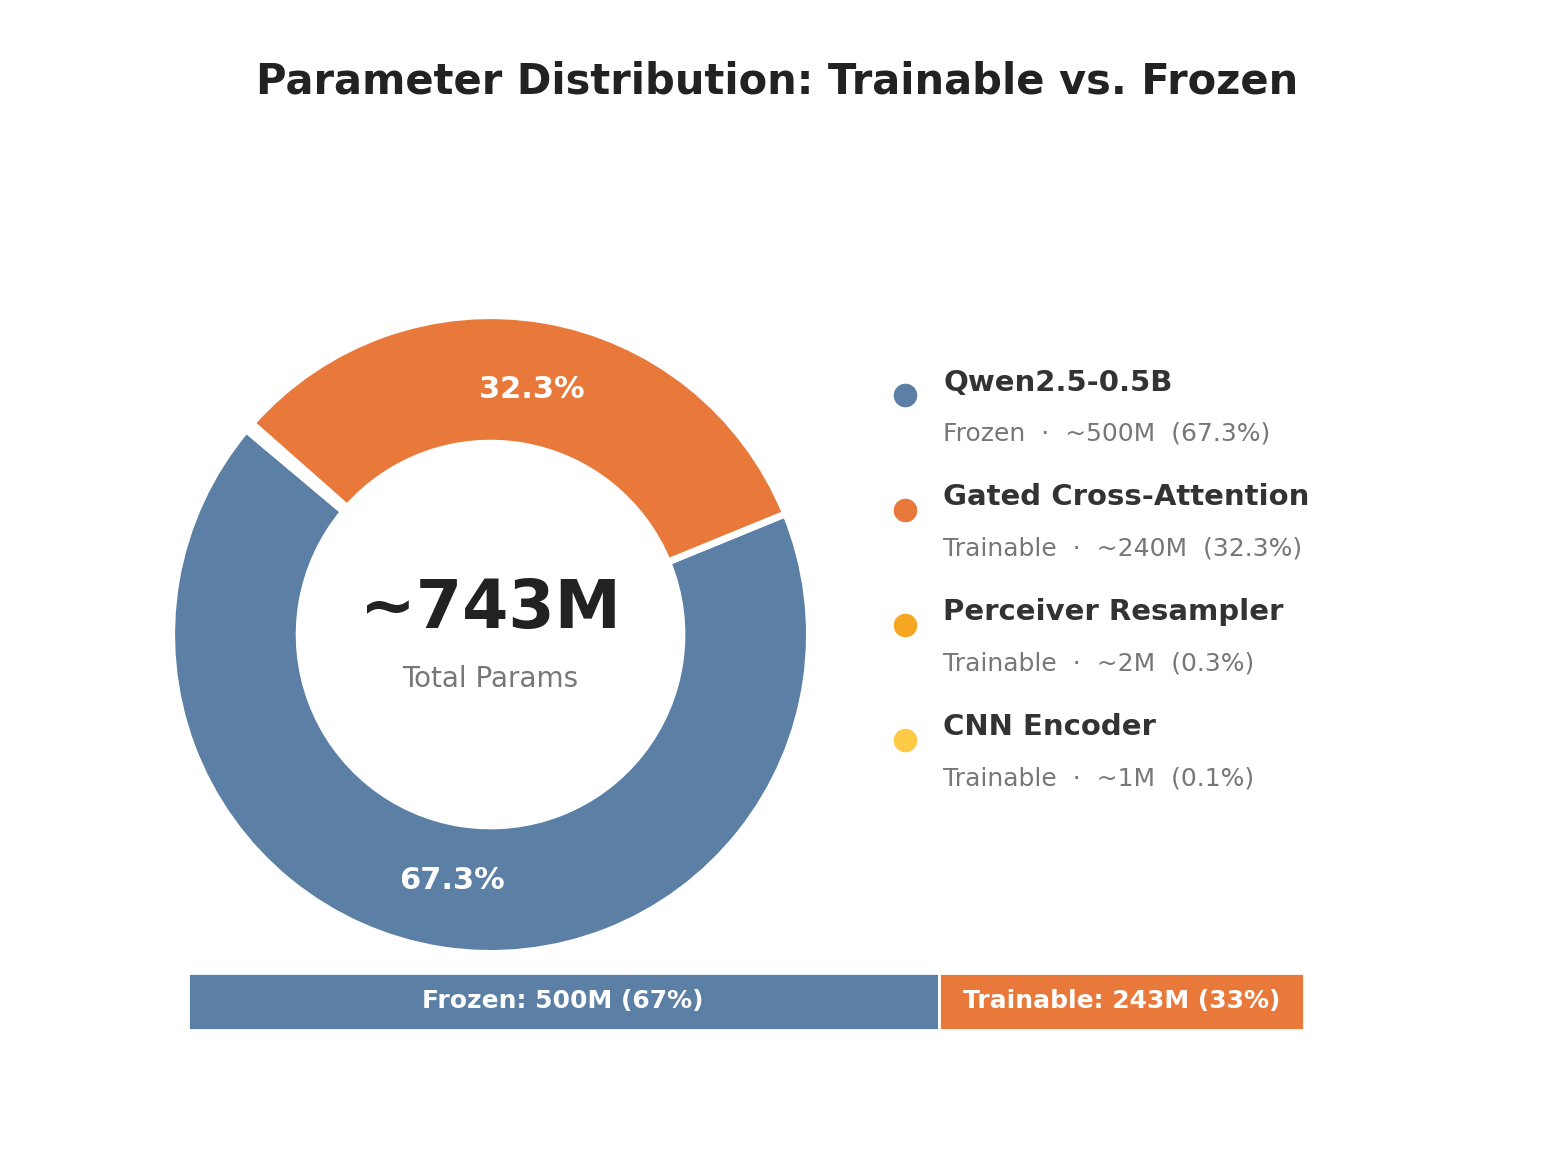

Write Python code to recreate this figure.
"""
fig_002: Parameter Distribution — Trainable vs. Frozen
Donut chart showing parameter budget breakdown for OpenTSLM-Aviation.
"""

import matplotlib.pyplot as plt
import matplotlib.patches as mpatches
import numpy as np

# --- Data from spec ---
components = [
    ("Qwen2.5-0.5B\n(Frozen)", 500, "frozen"),
    ("Gated Cross-Attention\n(Trainable)", 240, "trainable"),
    ("Perceiver Resampler\n(Trainable)", 2, "trainable"),
    ("CNN Encoder\n(Trainable)", 1, "trainable"),
]

labels_raw = [c[0] for c in components]
sizes = [c[1] for c in components]
categories = [c[2] for c in components]
total = sum(sizes)

# --- Colors ---
frozen_color = "#5B7FA5"
trainable_colors = ["#E8793A", "#F5A623", "#FFCB47"]

colors = []
t_idx = 0
for cat in categories:
    if cat == "frozen":
        colors.append(frozen_color)
    else:
        colors.append(trainable_colors[t_idx])
        t_idx += 1

# --- Figure ---
fig, ax = plt.subplots(figsize=(8.5, 5.5), facecolor="white")
ax.set_facecolor("white")

# Shift donut to the left to make room for a right-side legend/table
center_x, center_y = -0.15, 0.0

wedges, texts, autotexts = ax.pie(
    sizes,
    labels=None,
    autopct=lambda pct: f"{pct:.1f}%" if pct > 2 else "",
    startangle=140,
    colors=colors,
    pctdistance=0.78,
    wedgeprops=dict(width=0.40, edgecolor="white", linewidth=2.5),
    textprops=dict(fontsize=10.5, fontweight="bold", color="white"),
    center=(center_x, center_y),
    radius=1.0,
)

for at in autotexts:
    at.set_fontsize(11)
    at.set_fontweight("bold")
    at.set_color("white")

# --- Center text ---
ax.text(center_x, center_y + 0.08, f"~{total}M", ha="center", va="center",
        fontsize=24, fontweight="bold", color="#222222", family="sans-serif")
ax.text(center_x, center_y - 0.14, "Total Params", ha="center", va="center",
        fontsize=10, color="#777777", family="sans-serif")

# --- Right-side breakdown table ---
table_x = 1.15
table_y_start = 0.75
row_height = 0.36

component_info = [
    ("Qwen2.5-0.5B", "Frozen", "~500M", frozen_color),
    ("Gated Cross-Attention", "Trainable", "~240M", trainable_colors[0]),
    ("Perceiver Resampler", "Trainable", "~2M", trainable_colors[1]),
    ("CNN Encoder", "Trainable", "~1M", trainable_colors[2]),
]

for i, (name, tag, param_str, color) in enumerate(component_info):
    y = table_y_start - i * row_height

    # Color dot
    ax.plot(table_x, y, 'o', color=color, markersize=10, markeredgecolor="white",
            markeredgewidth=1.5, transform=ax.transData, clip_on=False)

    # Component name
    ax.text(table_x + 0.12, y + 0.04, name, fontsize=10.5, fontweight="bold",
            color="#333333", va="center", ha="left", transform=ax.transData, clip_on=False)

    # Tag + param count
    pct = sizes[i] / total * 100
    ax.text(table_x + 0.12, y - 0.12, f"{tag}  ·  {param_str}  ({pct:.1f}%)",
            fontsize=9, color="#777777", va="center", ha="left",
            transform=ax.transData, clip_on=False)

# --- Summary bar at bottom ---
total_trainable = sum(s for _, s, c in components if c == "trainable")
total_frozen = sum(s for _, s, c in components if c == "frozen")

# Draw a small stacked horizontal bar as summary
bar_y = -1.15
bar_left = -1.1
bar_width = 3.5
frozen_w = bar_width * (total_frozen / total)
trainable_w = bar_width * (total_trainable / total)

# Frozen portion
ax.barh(bar_y, frozen_w, left=bar_left, height=0.18, color=frozen_color,
        edgecolor="white", linewidth=1)
# Trainable portion
ax.barh(bar_y, trainable_w, left=bar_left + frozen_w, height=0.18,
        color=trainable_colors[0], edgecolor="white", linewidth=1)

# Labels on the bar
ax.text(bar_left + frozen_w / 2, bar_y, f"Frozen: {total_frozen}M ({total_frozen/total*100:.0f}%)",
        ha="center", va="center", fontsize=9, fontweight="bold", color="white")
ax.text(bar_left + frozen_w + trainable_w / 2, bar_y,
        f"Trainable: {total_trainable}M ({total_trainable/total*100:.0f}%)",
        ha="center", va="center", fontsize=9, fontweight="bold", color="white")

# --- Title ---
fig.suptitle(
    "Parameter Distribution: Trainable vs. Frozen",
    fontsize=15,
    fontweight="bold",
    color="#222222",
    y=0.97,
    family="sans-serif",
)

ax.set_xlim(-1.5, 3.0)
ax.set_ylim(-1.45, 1.35)
ax.set_aspect("equal")
ax.axis("off")

plt.tight_layout(rect=[0, 0.0, 1, 0.93])

# --- Save ---
out_path = "/home/wangni/notion-figures/maintenance/fig_002.png"
fig.savefig(out_path, dpi=200, bbox_inches="tight", facecolor="white", pad_inches=0.3)
plt.close(fig)
print(f"Saved: {out_path}")
